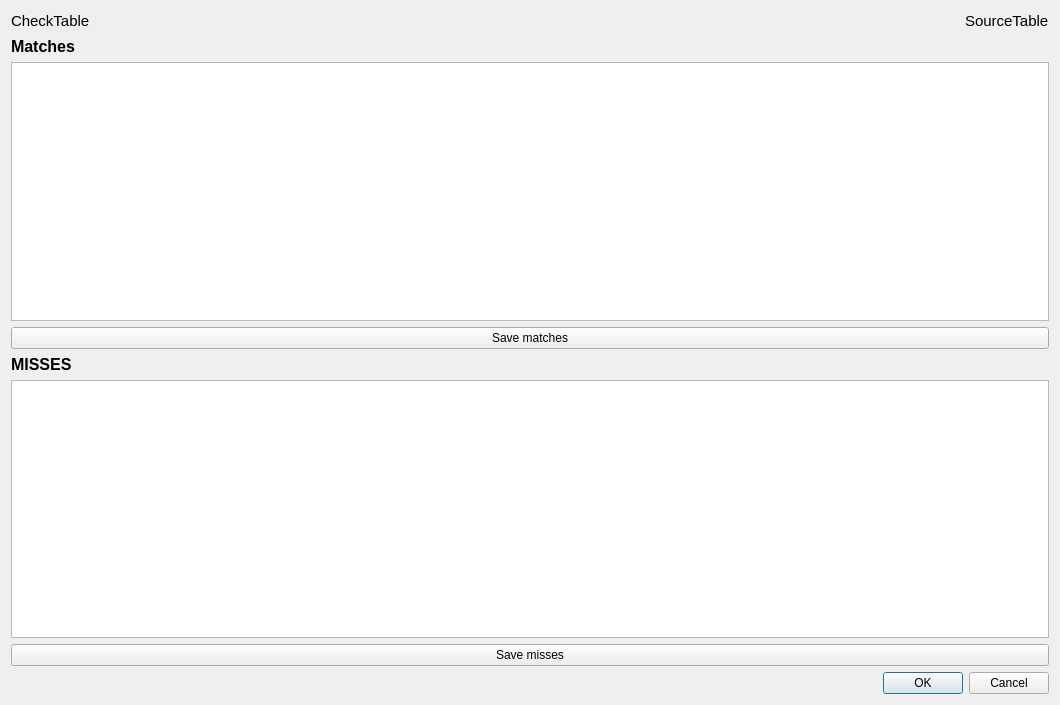
<?xml version="1.0" encoding="UTF-8"?>
<ui version="4.0">
 <class>CompareReport</class>
 <widget class="QDialog" name="CompareReport">
  <property name="geometry">
   <rect>
    <x>0</x>
    <y>0</y>
    <width>1060</width>
    <height>705</height>
   </rect>
  </property>
  <property name="windowTitle">
   <string>Dialog</string>
  </property>
  <layout class="QVBoxLayout" name="verticalLayout_3">
   <item>
    <layout class="QHBoxLayout" name="horizontalLayout">
     <item>
      <widget class="QLabel" name="labelCheckTabel">
       <property name="font">
        <font>
         <pointsize>11</pointsize>
        </font>
       </property>
       <property name="text">
        <string>CheckTable</string>
       </property>
      </widget>
     </item>
     <item>
      <spacer name="horizontalSpacer">
       <property name="orientation">
        <enum>Qt::Horizontal</enum>
       </property>
       <property name="sizeHint" stdset="0">
        <size>
         <width>40</width>
         <height>20</height>
        </size>
       </property>
      </spacer>
     </item>
     <item>
      <widget class="QLabel" name="labelSourceTable">
       <property name="font">
        <font>
         <pointsize>11</pointsize>
        </font>
       </property>
       <property name="text">
        <string>SourceTable</string>
       </property>
      </widget>
     </item>
    </layout>
   </item>
   <item>
    <layout class="QVBoxLayout" name="verticalLayout">
     <item>
      <widget class="QLabel" name="label">
       <property name="font">
        <font>
         <pointsize>12</pointsize>
         <weight>75</weight>
         <bold>true</bold>
        </font>
       </property>
       <property name="text">
        <string>Matches</string>
       </property>
      </widget>
     </item>
     <item>
      <widget class="QPlainTextEdit" name="plainTextEditMatches"/>
     </item>
     <item>
      <widget class="QPushButton" name="pushButtonSaveMatches">
       <property name="text">
        <string>Save matches</string>
       </property>
      </widget>
     </item>
    </layout>
   </item>
   <item>
    <layout class="QVBoxLayout" name="verticalLayout_2">
     <item>
      <widget class="QLabel" name="label_2">
       <property name="font">
        <font>
         <pointsize>12</pointsize>
         <weight>75</weight>
         <bold>true</bold>
        </font>
       </property>
       <property name="text">
        <string>MISSES</string>
       </property>
      </widget>
     </item>
     <item>
      <widget class="QPlainTextEdit" name="plainTextEditMisses"/>
     </item>
     <item>
      <widget class="QPushButton" name="pushButtonSaveMisses">
       <property name="text">
        <string>Save misses</string>
       </property>
      </widget>
     </item>
    </layout>
   </item>
   <item>
    <widget class="QDialogButtonBox" name="buttonBox">
     <property name="orientation">
      <enum>Qt::Horizontal</enum>
     </property>
     <property name="standardButtons">
      <set>QDialogButtonBox::Cancel|QDialogButtonBox::Ok</set>
     </property>
    </widget>
   </item>
  </layout>
 </widget>
 <resources/>
 <connections>
  <connection>
   <sender>buttonBox</sender>
   <signal>accepted()</signal>
   <receiver>CompareReport</receiver>
   <slot>accept()</slot>
   <hints>
    <hint type="sourcelabel">
     <x>248</x>
     <y>254</y>
    </hint>
    <hint type="destinationlabel">
     <x>157</x>
     <y>274</y>
    </hint>
   </hints>
  </connection>
  <connection>
   <sender>buttonBox</sender>
   <signal>rejected()</signal>
   <receiver>CompareReport</receiver>
   <slot>reject()</slot>
   <hints>
    <hint type="sourcelabel">
     <x>316</x>
     <y>260</y>
    </hint>
    <hint type="destinationlabel">
     <x>286</x>
     <y>274</y>
    </hint>
   </hints>
  </connection>
 </connections>
</ui>
